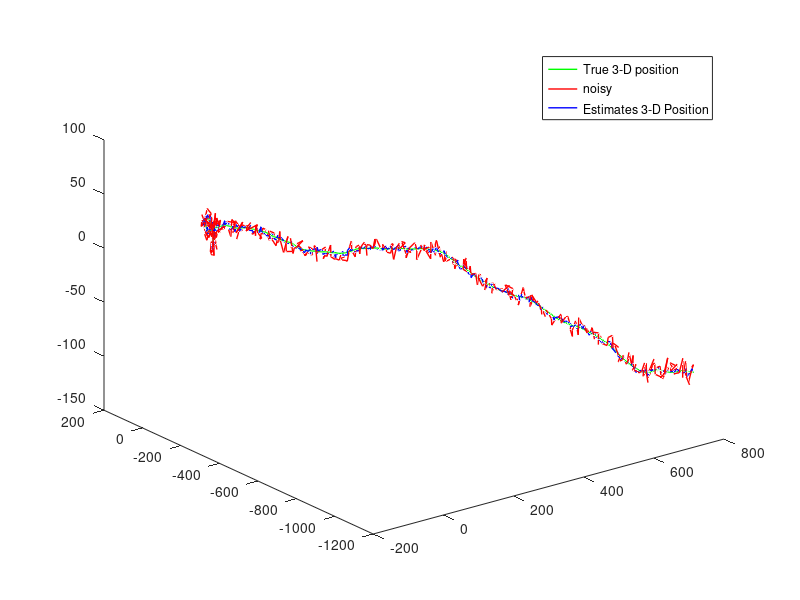

Write the MATLAB code that produced this figure.
% 3-D position estimation filter
clc;
clear all;
True_position=zeros(3,1);
True_position(:,1)=[1 1 1]';
True_velocity(:,1)=[0 0 0]';
True_acceleration(:,1)=[0 0 0]';
measured_position(:,1)=[0 0 0]';
Time_period=0.2;
time=0:Time_period:1000;
observation_matrix=[1 0 0 0 0 0; 0 1 0 0 0 0; 0 0 1 0 0 0];
for k=2:1:length(time)
    True_position(:,k)=True_position(:,k-1)+True_velocity(:,k-1)*Time_period+(1/2)*True_acceleration(:,k-1)*Time_period^2;
    measured_position(:,k)=True_position(:,k)+5*randn(3,1);
    True_velocity(:,k)=True_velocity(:,k-1)+True_acceleration(:,k-1)*Time_period;
    measured_velocity(:,k)=True_velocity(:,k)+10*randn(3,1);
    True_acceleration(:,k)=randn(3,1)/10;
end
A=[1 0 0 Time_period 0 0; 0 1 0 0 Time_period 0; 0 0 1 0 0 Time_period; 0 0 0 1 0 0; 0 0 0 0 1 0; 0 0 0 0 0 1]; % State transition matrix
B=[(Time_period^2)/2 0 0; 0 (Time_period^2)/2 0; 0 0 (Time_period^2)/2; Time_period 0 0; 0 Time_period 0; 0 0 Time_period];
Q = [0.005 0 0 0 0 0; 0 0.005 0 0 0 0;0 0 0.0005 0 0 0; 0 0 0 0.0003 0 0; 0 0 0 0 0.00001 0; 0 0 0 0 0 0.0002]; % process Covariance
R = [0.05 0 0;0 0.05 0; 0 0 0.05];  % noise covarainace
P = zeros(size(Q)); % initial error covariance
Xe=[0 0 0 0 0 0]'; % initialization of Estimated values
for k=1:length(True_position)
    if(k==1)
    x1 = A*Xe(:,k) + B*(randn(3,1)/100);  % Update equations
    P1 = A*P*A' + Q;
    else
    x1 = A*Xe(:,k-1) + B*(randn(3,1)/100);
    P1 = A*P*A' + Q;
    end
    K = P1*observation_matrix'*inv(observation_matrix*P1*observation_matrix' + R); %Measurement equations
    Xe(:,k) = x1+K*(measured_position(:,k) - observation_matrix*x1);    
    P = (eye(size(P)) - K*observation_matrix)*P1;
end
[x,y]=size(Xe);
for i=1:3
    for j=1:y
        X(i,j)=Xe(i,j);
    end
end
figure,
u=plot3(True_position(1,(1:10:end)),True_position(2,(1:10:end)),True_position(3,(1:10:end)),'g','LineWidth',1); hold on
v=plot3(X(1,(1:10:end)),X(2,(1:10:end)),X(3,(1:10:end)),'b','LineWidth',1);hold on
w=plot3(measured_position(1,(1:10:end)),measured_position(2,(1:10:end)),measured_position(3,(1:10:end)),'r','LineWidth',1);
legend([u,w,v],'True 3-D position','noisy','Estimates 3-D Position')